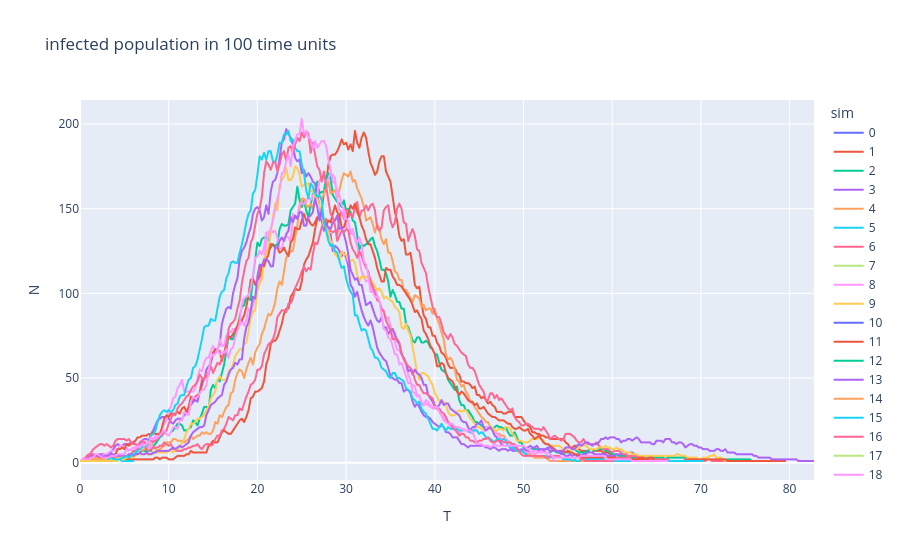

This figure's notebook cell:
### Code cell
all_sims_infected_people = all_sims[all_sims['InfState']=='I'] #extract infected people data
#Plot each simulation's infected population data
stoch_simple_sir_fig = px.line(all_sims_infected_people, x="T", y="N", color="sim", title='infected population in 100 time units')
stoch_simple_sir_fig.show()

### Figure 1 — Plotly figure (JSON) as saved in the notebook; plotly's stock layout.template omitted (floating-point values rounded to 4 significant figures; data arrays with more than 128 entries replaced by an {"elided": "..."} marker saying what was removed)
{"data": [{"hovertemplate": "sim=0<br>T=%{x}<br>N=%{y}<extra></extra>", "legendgroup": "0", "line": {"color": "#636efa", "dash": "solid"}, "marker": {"symbol": "circle"}, "mode": "lines", "name": "0", "showlegend": true, "type": "scattergl", "x": [0.0, 0.25, 0.5, 0.75, 1.0, 1.25, 1.5, 1.75, 2.0, 2.25, 2.5, 2.75, 3.0], "xaxis": "x", "y": [1.0, 1.0, 2.0, 2.0, 2.0, 2.0, 2.0, 2.0, 2.0, 2.0, 1.0, 1.0, 1.0], "yaxis": "y"}, {"hovertemplate": "sim=1<br>T=%{x}<br>N=%{y}<extra></extra>", "legendgroup": "1", "line": {"color": "#EF553B", "dash": "solid"}, "marker": {"symbol": "circle"}, "mode": "lines", "name": "1", "showlegend": true, "type": "scattergl", "x": {"elided": "267 float values"}, "xaxis": "x", "y": {"elided": "267 float values"}, "yaxis": "y"}, {"hovertemplate": "sim=2<br>T=%{x}<br>N=%{y}<extra></extra>", "legendgroup": "2", "line": {"color": "#00cc96", "dash": "solid"}, "marker": {"symbol": "circle"}, "mode": "lines", "name": "2", "showlegend": true, "type": "scattergl", "x": {"elided": "307 float values"}, "xaxis": "x", "y": {"elided": "307 float values"}, "yaxis": "y"}, {"hovertemplate": "sim=3<br>T=%{x}<br>N=%{y}<extra></extra>", "legendgroup": "3", "line": {"color": "#ab63fa", "dash": "solid"}, "marker": {"symbol": "circle"}, "mode": "lines", "name": "3", "showlegend": true, "type": "scattergl", "x": {"elided": "262 float values"}, "xaxis": "x", "y": {"elided": "262 float values"}, "yaxis": "y"}, {"hovertemplate": "sim=4<br>T=%{x}<br>N=%{y}<extra></extra>", "legendgroup": "4", "line": {"color": "#FFA15A", "dash": "solid"}, "marker": {"symbol": "circle"}, "mode": "lines", "name": "4", "showlegend": true, "type": "scattergl", "x": {"elided": "244 float values"}, "xaxis": "x", "y": {"elided": "244 float values"}, "yaxis": "y"}, {"hovertemplate": "sim=5<br>T=%{x}<br>N=%{y}<extra></extra>", "legendgroup": "5", "line": {"color": "#19d3f3", "dash": "solid"}, "marker": {"symbol": "circle"}, "mode": "lines", "name": "5", "showlegend": true, "type": "scattergl", "x": [0.0, 0.25, 0.5, 0.75, 1.0, 1.25, 1.5, 1.75, 2.0, 2.25, 2.5, 2.75, 3.0, 3.25, 3.5, 3.75, 4.0, 4.25, 4.5, 4.75, 5.0, 5.25, 5.5, 5.75, 6.0], "xaxis": "x", "y": [1.0, 1.0, 1.0, 1.0, 1.0, 1.0, 1.0, 1.0, 1.0, 1.0, 1.0, 1.0, 1.0, 1.0, 1.0, 2.0, 2.0, 2.0, 2.0, 1.0, 1.0, 1.0, 1.0, 1.0, 1.0], "yaxis": "y"}, {"hovertemplate": "sim=6<br>T=%{x}<br>N=%{y}<extra></extra>", "legendgroup": "6", "line": {"color": "#FF6692", "dash": "solid"}, "marker": {"symbol": "circle"}, "mode": "lines", "name": "6", "showlegend": true, "type": "scattergl", "x": {"elided": "305 float values"}, "xaxis": "x", "y": {"elided": "305 float values"}, "yaxis": "y"}, {"hovertemplate": "sim=7<br>T=%{x}<br>N=%{y}<extra></extra>", "legendgroup": "7", "line": {"color": "#B6E880", "dash": "solid"}, "marker": {"symbol": "circle"}, "mode": "lines", "name": "7", "showlegend": true, "type": "scattergl", "x": [0.0, 0.25, 0.5, 0.75, 1.0, 1.25, 1.5, 1.75, 2.0, 2.25, 2.5, 2.75, 3.0, 3.25, 3.5, 3.75, 4.0, 4.25], "xaxis": "x", "y": [1.0, 1.0, 1.0, 1.0, 1.0, 1.0, 1.0, 1.0, 1.0, 1.0, 1.0, 1.0, 1.0, 1.0, 1.0, 1.0, 1.0, 1.0], "yaxis": "y"}, {"hovertemplate": "sim=8<br>T=%{x}<br>N=%{y}<extra></extra>", "legendgroup": "8", "line": {"color": "#FF97FF", "dash": "solid"}, "marker": {"symbol": "circle"}, "mode": "lines", "name": "8", "showlegend": true, "type": "scattergl", "x": {"elided": "215 float values"}, "xaxis": "x", "y": {"elided": "215 float values"}, "yaxis": "y"}, {"hovertemplate": "sim=9<br>T=%{x}<br>N=%{y}<extra></extra>", "legendgroup": "9", "line": {"color": "#FECB52", "dash": "solid"}, "marker": {"symbol": "circle"}, "mode": "lines", "name": "9", "showlegend": true, "type": "scattergl", "x": {"elided": "297 float values"}, "xaxis": "x", "y": {"elided": "297 float values"}, "yaxis": "y"}, {"hovertemplate": "sim=10<br>T=%{x}<br>N=%{y}<extra></extra>", "legendgroup": "10", "line": {"color": "#636efa", "dash": "solid"}, "marker": {"symbol": "circle"}, "mode": "lines", "name": "10", "showlegend": true, "type": "scattergl", "x": [0.0, 0.25, 0.5], "xaxis": "x", "y": [1.0, 1.0, 1.0], "yaxis": "y"}, {"hovertemplate": "sim=11<br>T=%{x}<br>N=%{y}<extra></extra>", "legendgroup": "11", "line": {"color": "#EF553B", "dash": "solid"}, "marker": {"symbol": "circle"}, "mode": "lines", "name": "11", "showlegend": true, "type": "scattergl", "x": {"elided": "319 float values"}, "xaxis": "x", "y": {"elided": "319 float values"}, "yaxis": "y"}, {"hovertemplate": "sim=12<br>T=%{x}<br>N=%{y}<extra></extra>", "legendgroup": "12", "line": {"color": "#00cc96", "dash": "solid"}, "marker": {"symbol": "circle"}, "mode": "lines", "name": "12", "showlegend": true, "type": "scattergl", "x": [0.0, 0.25], "xaxis": "x", "y": [1.0, 1.0], "yaxis": "y"}, {"hovertemplate": "sim=13<br>T=%{x}<br>N=%{y}<extra></extra>", "legendgroup": "13", "line": {"color": "#ab63fa", "dash": "solid"}, "marker": {"symbol": "circle"}, "mode": "lines", "name": "13", "showlegend": true, "type": "scattergl", "x": {"elided": "332 float values"}, "xaxis": "x", "y": {"elided": "332 float values"}, "yaxis": "y"}, {"hovertemplate": "sim=14<br>T=%{x}<br>N=%{y}<extra></extra>", "legendgroup": "14", "line": {"color": "#FFA15A", "dash": "solid"}, "marker": {"symbol": "circle"}, "mode": "lines", "name": "14", "showlegend": true, "type": "scattergl", "x": [0.0, 0.25, 0.5, 0.75, 1.0, 1.25, 1.5, 1.75, 2.0, 2.25, 2.5, 2.75], "xaxis": "x", "y": [1.0, 1.0, 1.0, 1.0, 1.0, 1.0, 1.0, 3.0, 2.0, 2.0, 2.0, 2.0], "yaxis": "y"}, {"hovertemplate": "sim=15<br>T=%{x}<br>N=%{y}<extra></extra>", "legendgroup": "15", "line": {"color": "#19d3f3", "dash": "solid"}, "marker": {"symbol": "circle"}, "mode": "lines", "name": "15", "showlegend": true, "type": "scattergl", "x": {"elided": "282 float values"}, "xaxis": "x", "y": {"elided": "282 float values"}, "yaxis": "y"}, {"hovertemplate": "sim=16<br>T=%{x}<br>N=%{y}<extra></extra>", "legendgroup": "16", "line": {"color": "#FF6692", "dash": "solid"}, "marker": {"symbol": "circle"}, "mode": "lines", "name": "16", "showlegend": true, "type": "scattergl", "x": {"elided": "258 float values"}, "xaxis": "x", "y": {"elided": "258 float values"}, "yaxis": "y"}, {"hovertemplate": "sim=17<br>T=%{x}<br>N=%{y}<extra></extra>", "legendgroup": "17", "line": {"color": "#B6E880", "dash": "solid"}, "marker": {"symbol": "circle"}, "mode": "lines", "name": "17", "showlegend": true, "type": "scattergl", "x": [0.0, 0.25], "xaxis": "x", "y": [1.0, 1.0], "yaxis": "y"}, {"hovertemplate": "sim=18<br>T=%{x}<br>N=%{y}<extra></extra>", "legendgroup": "18", "line": {"color": "#FF97FF", "dash": "solid"}, "marker": {"symbol": "circle"}, "mode": "lines", "name": "18", "showlegend": true, "type": "scattergl", "x": {"elided": "266 float values"}, "xaxis": "x", "y": {"elided": "266 float values"}, "yaxis": "y"}, {"hovertemplate": "sim=19<br>T=%{x}<br>N=%{y}<extra></extra>", "legendgroup": "19", "line": {"color": "#FECB52", "dash": "solid"}, "marker": {"symbol": "circle"}, "mode": "lines", "name": "19", "showlegend": true, "type": "scattergl", "x": [0.0, 0.25, 0.5, 0.75, 1.0, 1.25, 1.5, 1.75, 2.0, 2.25, 2.5, 2.75, 3.0, 3.25, 3.5, 3.75, 4.0], "xaxis": "x", "y": [1.0, 1.0, 1.0, 1.0, 1.0, 1.0, 1.0, 1.0, 1.0, 1.0, 1.0, 1.0, 1.0, 1.0, 1.0, 1.0, 1.0], "yaxis": "y"}], "layout": {"legend": {"title": {"text": "sim"}, "tracegroupgap": 0}, "title": {"text": "infected population in 100 time units"}, "xaxis": {"anchor": "y", "domain": [0, 1], "title": {"text": "T"}}, "yaxis": {"anchor": "x", "domain": [0, 1], "title": {"text": "N"}}}}
